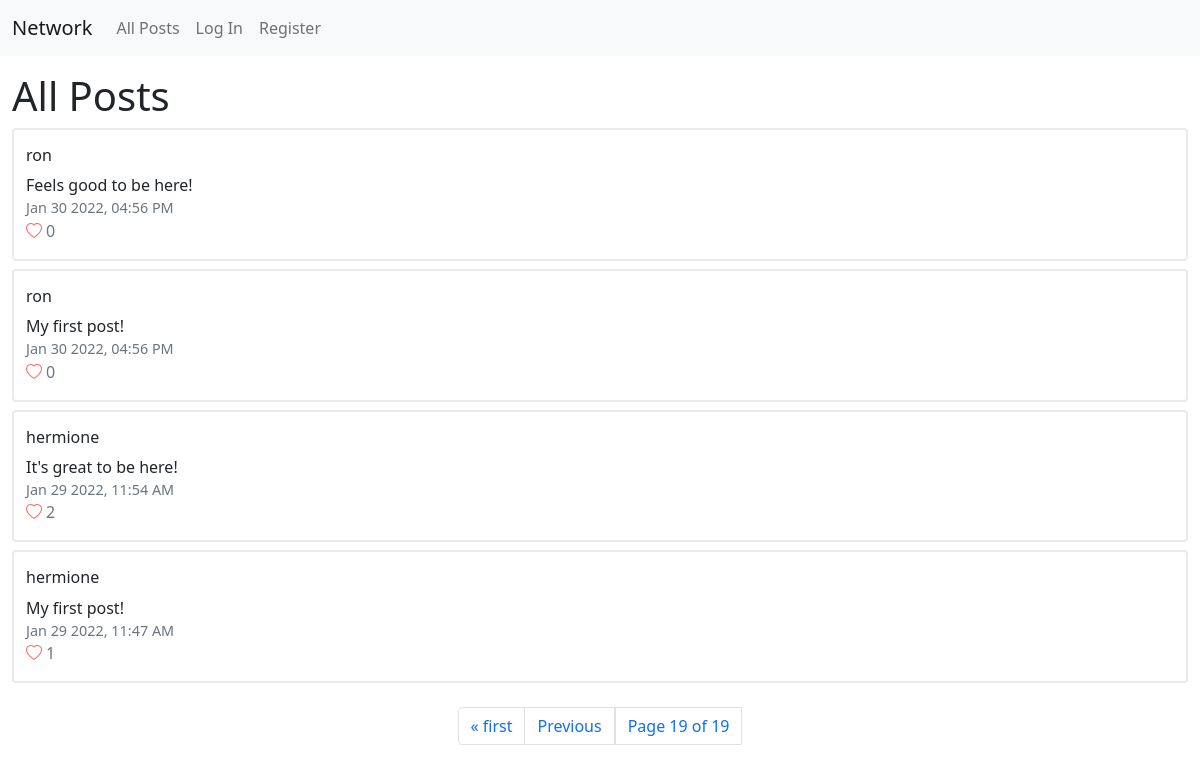
Page /?page=19 on the committed database.
### network/models.py (models this page shows, shortened)
class Post(models.Model):
    user = models.ForeignKey("User", on_delete=models.CASCADE, related_name="posts")
    content = models.TextField(blank=True)
    timestamp = models.DateTimeField(auto_now_add=True)
    like = models.ManyToManyField("User", blank=True, related_name="liked")
    def timestampOfPost(self):
        return self.timestamp.strftime("%b %d %Y, %I:%M %p")

class User(AbstractUser):
    follows = models.ManyToManyField("User", blank=True, related_name="followers")

### network/views.py (the view)
# urls.py: path("", views.index, name="index"),
def index(request):
    if request.method == "POST":
        postContent = request.POST["content"]
        post = Post.objects.create(
            user=request.user,
            content=postContent
        )
        return HttpResponseRedirect(reverse("index"))
    else:
        posts = Post.objects.all().order_by("id").reverse()
        p = Paginator(posts, 10, orphans=0, allow_empty_first_page=True)
        pageNumber = request.GET.get('page')
        pageObj = p.get_page(pageNumber)
        return render(request, "network/index.html", {
            'page_obj': pageObj
        })

### network/templates/network/index.html (shortened to what this page needs)
{% extends "network/layout.html" %}
{% load static %}
{% block body %}
    <h1>All Posts</h1>
    {% for post in page_obj %}
        <div class="post container-fluid">
            <h6>{{ post.user }}</h6>
            <div class="post-content">{{ post.content }}</div>
            <div class="post-timestamp text-muted">{{ post.timestampOfPost }}</div>
            {% if user in post.like.all %}
                <div><i class="bi bi-heart-fill heart" data-id="{{ post.id }}"></i><span class="text-muted count" id="{{ post.id }}">{{ post.like.all.count }}</span></div>
            {% else %}
                <div><i class="bi bi-heart heart" data-id="{{ post.id }}"></i><span class="text-muted count" id="{{ post.id }}">{{ post.like.all.count }}</span></div>
            {% endif %}
        </div>
    {% endfor %}
    <nav aria-label="Page navigation example" id="pagination">
        <ul class="pagination justify-content-center">
            {% if page_obj.has_previous %}
                <li class="page-item">
                    <a class="page-link" href="?page=1">&laquo; first</a>
                </li>
                <li class="page-item">
                    <a class="page-link" href="?page={{ page_obj.previous_page_number }}">Previous</a>
                </li>
            {% endif %}
            <li class="page-item page-link">Page {{ page_obj.number }} of {{ page_obj.paginator.num_pages  }}</li>
        </ul>
    </nav>
{% endblock %}

### network/static/network/styles.css (style rules this page uses)
* { box-sizing: border-box; }
.new-post, .post { border: 2px solid #eaeaea; border-radius: 4px; padding-top: 1rem; padding-bottom: 1rem; }
#pagination { margin: 1.5rem; }
.post { margin-bottom: 0.5rem; }
.post-timestamp { font-size: 0.9rem !important; }
.heart { color: #ff6666; }
.count { margin-left: 0.25rem; }

### rows in the picture
Post: user "ron", content "Feels good to be here!", timestampOfPost "Jan 30 2022, 04:56 PM", like.all.count "0"
Post: user "ron", content "My first post!", timestampOfPost "Jan 30 2022, 04:56 PM", like.all.count "0"
Post: user "hermione", content "It's great to be here!", timestampOfPost "Jan 29 2022, 11:54 AM", like.all.count "2"
Post: user "hermione", content "My first post!", timestampOfPost "Jan 29 2022, 11:47 AM", like.all.count "1"

### other values in the picture
{{ page_obj.number }} "19"
{{ page_obj.paginator.num_pages }} "19"
